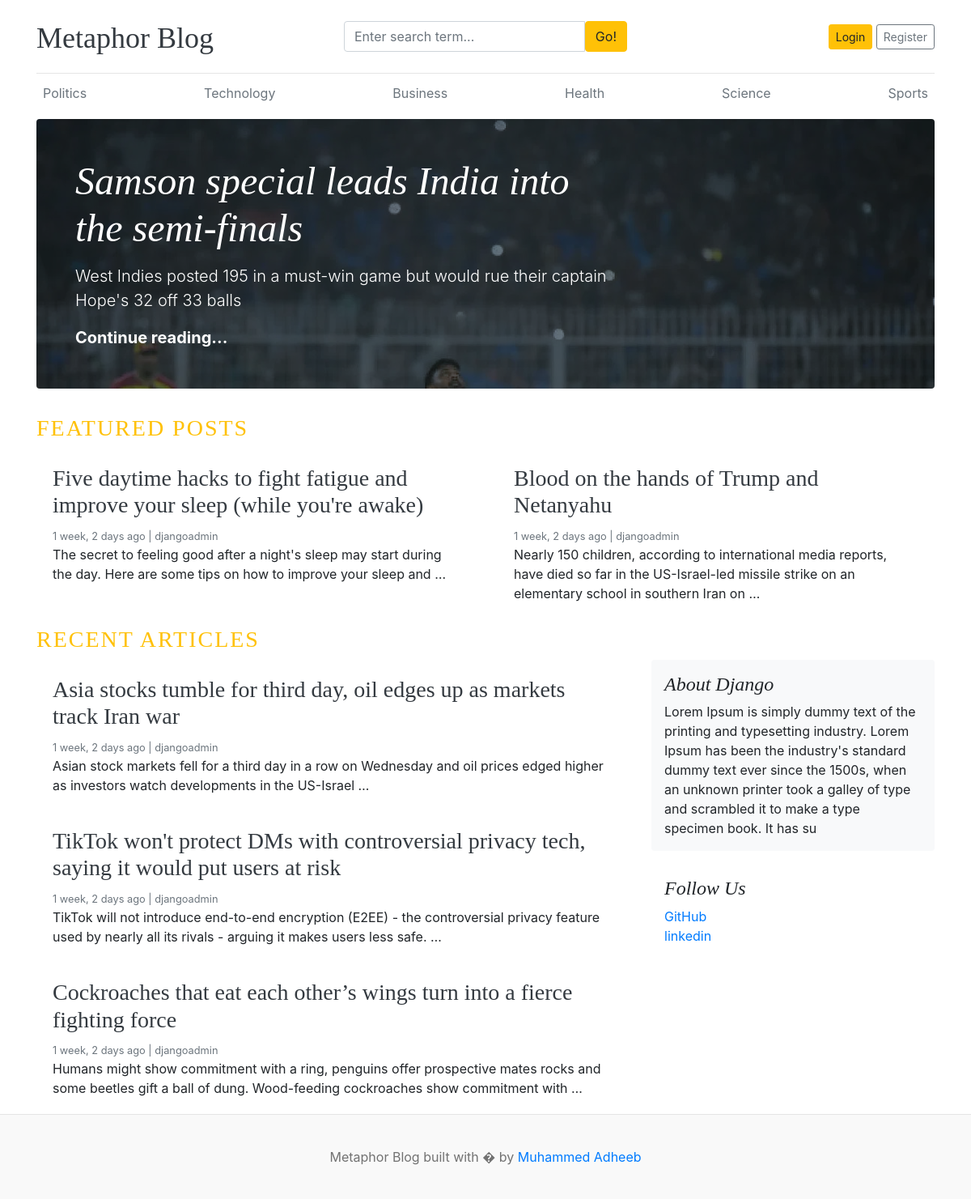
Before: / with the older database file.
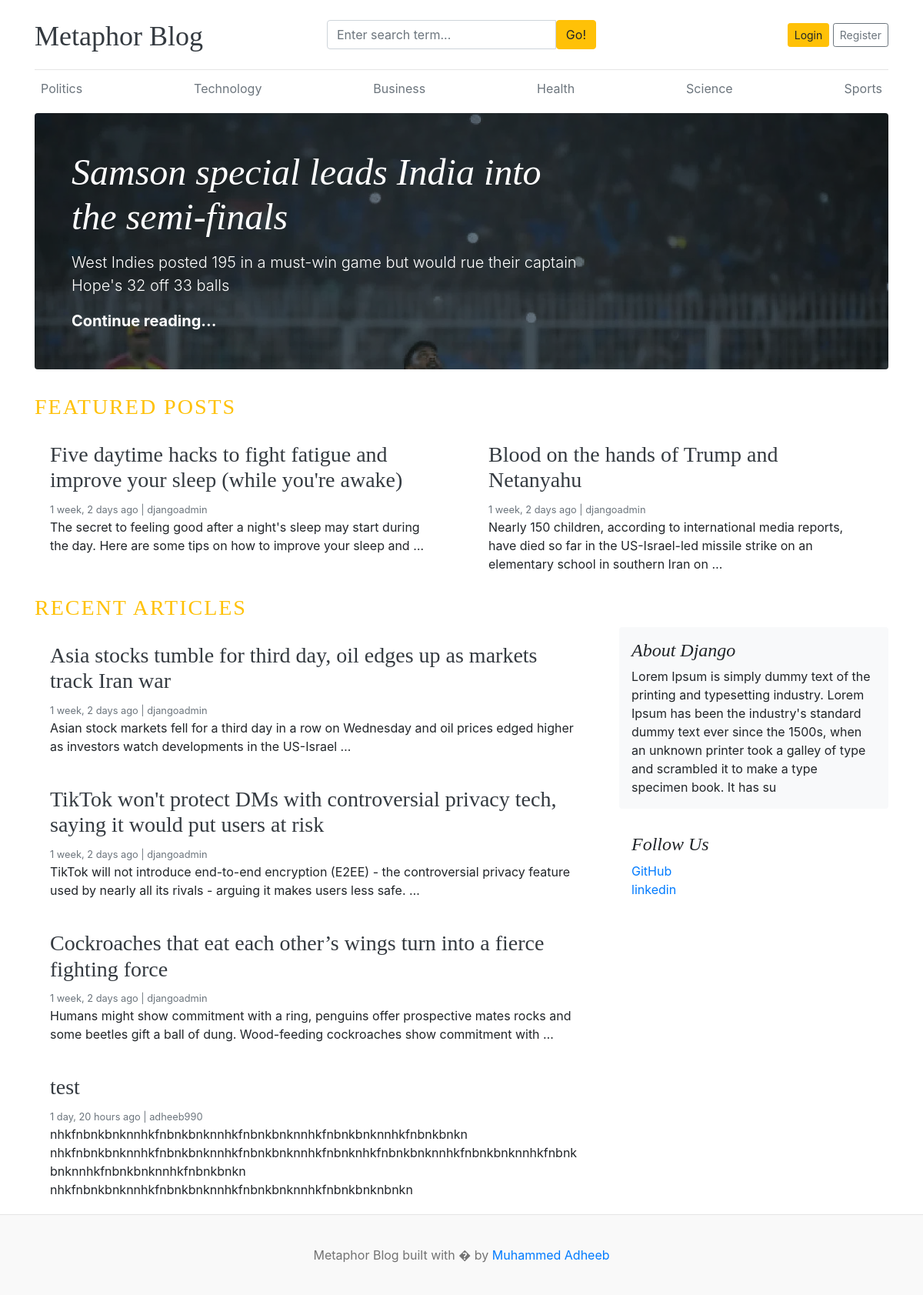
After: the same page with the newer database file.
### blogs/models.py (models this page shows, shortened)
class Category(models.Model):
    category_name = models.CharField(max_length=50, unique=True)
    created_at = models.DateTimeField(auto_now_add=True)
    updated_at = models.DateTimeField(auto_now=True)
    class Meta:
        verbose_name_plural = 'categories'

class Blog(models.Model):
    title = models.CharField(max_length=100)
    slug = models.SlugField(max_length=150, unique=True, blank=True)
    category = models.ForeignKey(Category, on_delete=models.CASCADE)
    author = models.ForeignKey(User, on_delete=models.CASCADE)
    featured_image = models.ImageField(upload_to='uploads/%Y/%m/%d')
    short_description = models.TextField(max_length=500)
    blog_body = models.TextField(max_length=2000)
    status = models.CharField(max_length=20,choices=STATUS_CHOICES, default="Draft")
    is_featured = models.BooleanField(default=False)
    created_at = models.DateTimeField(auto_now_add=True)
    updated_at = models.DateTimeField(auto_now=True)

### assignments/models.py (models this page shows, shortened)
class SocialLink(models.Model):
    platform = models.CharField(max_length=25)
    link = models.URLField(max_length=100)
    created_at = models.DateTimeField(auto_now_add=True)
    updated_at = models.DateTimeField(auto_now=True)

### blog_main/views.py (the view)
# urls.py: path('', views.home, name='home'),
def home(request):
    featured_posts = Blog.objects.filter(is_featured=True, status='Published').order_by('updated_at')
    posts = Blog.objects.filter(is_featured=False, status='Published')
    try:
        about = About.objects.get()
    except:
        about = None
    context = {
        'featured_posts': featured_posts,
        'posts': posts,
        'about': about,
    }
    return render(request, 'home.html', context)

### blogs/context_processors.py (called while the page is built)
def get_categories(request):
    categories = Category.objects.all()
    return dict(categories=categories)

def get_social_links(request):
    social_links = SocialLink.objects.all()
    return dict(social_links=social_links)

### templates/home.html
{% extends 'base.html' %}
  {% block content %}
  {% for post in featured_posts %}
    {% if forloop.first %}
    <div class="jumbotron p-3 p-md-5 text-white rounded bg-dark" style="background-image: url({{ post.featured_image.url}});background-blend-mode: overlay;background-size:cover;">
      <div class="col-md-8 px-0">
        <h1 class="display-4 font-italic">{{post.title}}</h1>
        <p class="lead my-3">{{ post.short_description | truncatewords:25 }}</p>
        <p class="lead mb-0"><a href="{% url 'blogs' post.slug %}" class="text-white font-weight-bold">Continue reading...</a></p>
      </div>
    </div>
    {% endif %}
  {% endfor %}
  <h3 class = "text-uppercase text-warning" style="letter-spacing: 2px;">Featured Posts</h3>
  <div class="row mb-2">
    {% for post in featured_posts %}
      {% if not forloop.first %}
    <div class="col-md-6">
      <div class="card border-0" >
        <div class="card-body">
          <h3><a href="{% url 'blogs' post.slug %}"class='text-dark'> {{ post.title }}</a></h3>
          <small class="mb-1 text-muted">{{ post.created_at | timesince }} ago | {{ post.author }}</small>
          <p class="card-text">{{ post.short_description | truncatewords:25}}</p>
        </div>
      </div>
    </div>
      {% endif %}
    {% endfor %}
  </div>
  <h3 class = "text-uppercase text-warning" style="letter-spacing: 2px;">Recent Articles</h3>
  <main role="main" class="container p-0">
    <div class="row">
      <div class="col-md-8 blog-main">
        {% for post in posts %}
        <div class="card border-0" >
        <div class="card-body">
    <h3>
    {% if post.slug %}
    <a href="{% url 'blogs' post.slug %}" class="text-dark">
      {{ post.title }}
    </a>
    {% else %}
    <span class="text-muted">{{ post.title }}</span>
    {% endif %}
    </h3>
          <small class="mb-1 text-muted">{{ post.created_at | timesince }} ago | {{ post.author }}</small>
          <p class="card-text">{{ post.short_description | truncatewords:25 }}</p>
        </div>
      </div>
      {% endfor %}
      </div>
      <aside class="col-md-4 blog-sidebar">
        <div class="p-3 mb-3 bg-light rounded">
          <h4 class="font-italic">{{ about.about_heading }}</h4>
          <p class="mb-0">{{ about.about_description }}</p>
        </div>
        {% if social_links %}
        <div class="p-3">
          <h4 class="font-italic">Follow Us</h4>
          <ol class="list-unstyled">
            {% for i in social_links %}
            <li><a href="{{ i.link }}" target="_blank">{{i.platform}}</a></li>
            {% endfor %}
          </ol>
        </div>
        {% endif %}
      </aside>
    </div>
  </main>
</div>
{% endblock %}

### templates/base.html (shortened to what this page needs)
{% load static %}
<!DOCTYPE html>
<html lang="en">
<head>
    <link href="https://getbootstrap.com/docs/4.0/dist/css/bootstrap.min.css" rel="stylesheet">
    <link href="{% static 'css/blog.css' %}" rel="stylesheet">
    <link rel="stylesheet" href="https://cdnjs.cloudflare.com/ajax/libs/font-awesome/4.7.0/css/font-awesome.min.css">
  </head>
<body>
    <div class="container">
      <header class="blog-header py-3">
      <div class="row align-items-center">
        <div class="col-4 pt-1">
          <a class="blog-header-logo text-dark" href="/">Metaphor Blog</a>
        </div>
      <div class="col-4">
      <form action="{% url 'search' %}" method="GET">
        <div class="input-group">
          <input
            class="form-control"
            type="text"
            name="keyword"
            value="{{ keyword }}"
            placeholder="Enter search term..."
          />
          <button type="submit" class="btn btn-warning">
            Go!
          </button>
        </div>
      </form>
    </div>
    <div class="col-4 d-flex justify-content-end align-items-center">
      {% if not user.is_authenticated %}
      <a class="btn btn-sm btn-warning" href="{% url 'login' %}">Login</a>
      <a class="btn btn-sm btn-outline-secondary" href="{% url 'register' %}">Register</a>
      {% else %}
      <span><a href="{% url 'dashboard' %}">Dashboard</a></span>
      &emsp;
      <span><a href=" {% url 'logout' %}">Logout</a></span>
      {% endif %}
    </div>
  </div>
</header>
      <div class="nav-scroller py-1 mb-2">
        <nav class="nav d-flex justify-content-between">
          {% for cat in categories %}
          <a class="p-2 text-muted" href="{% url 'posts_by_category' cat.id %}">{{ cat.category_name}}</a>
          {% endfor %}
        </nav>
      </div>
{% block content %}
{% endblock content %}
<footer class="blog-footer">
  <p>Metaphor Blog built with � by <a href="#">Muhammed Adheeb</a></p>
</footer>
</body>
</html>

Changed rows visible on the page:
added Blog: title "test", created_at "1 day, 20 hours", author "adheeb990", short_description "nhkfnbnkbnknnhkfnbnkbnknnhkfnbnkbnknnhkfnbnkbnknnhkfnbnkbnkn nhkfnbnkbnknnhkfnbnkbnknnhkfnbnkbnknnhkfnbnknhkfnbnkbnknnhkfnbnkbnknnhkfnbnkbnknnhkfnbnkbnknnhkfnbnkbnkn nhkfnbnkbnknnhkfnbnkbnknnhkfnbnkbnknnhkfnbnkbnknbnkn", shown under "RECENT ARTICLES"
